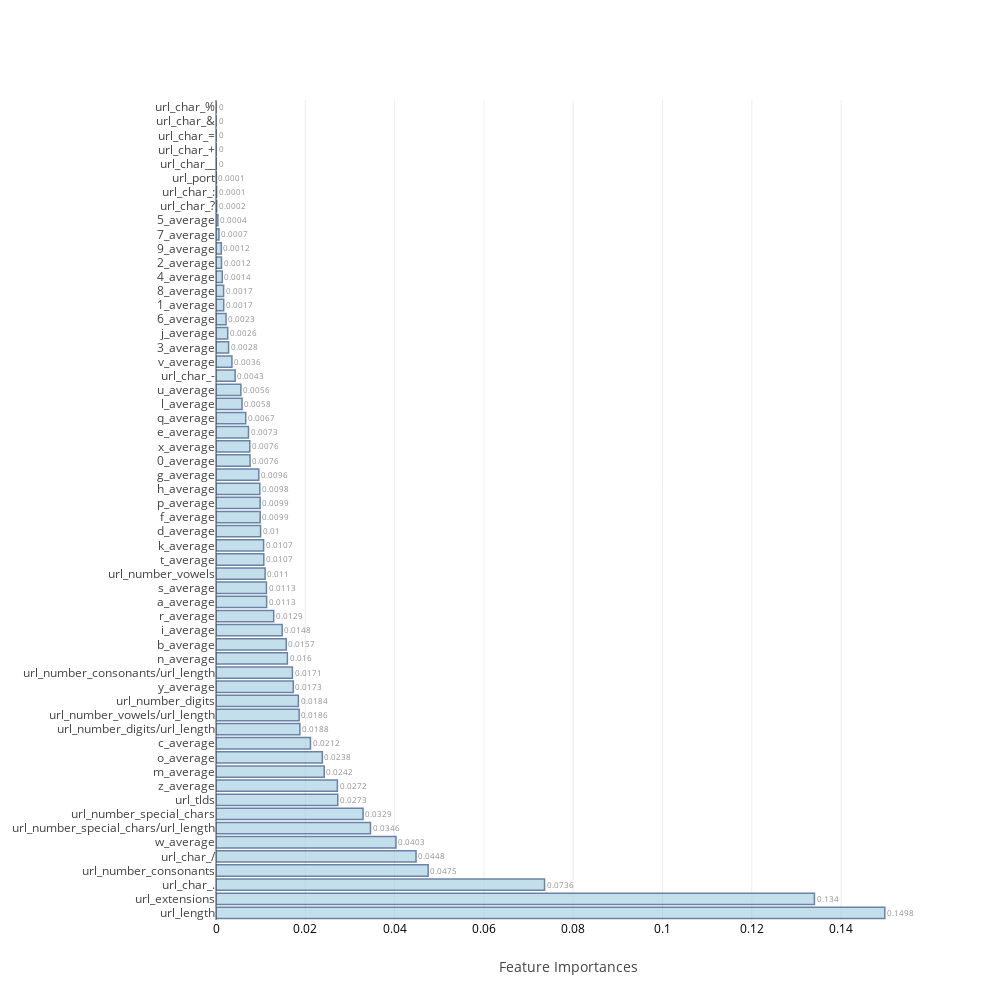

The code cell stored with this chart in its notebook:
### Markdown cell above
### <a id='1.B' style="text-decoration : none; color : #000000;"> B. Average Feature Importances</a>

### Code cell
feat_impt_plot(np.average(feat_imp,axis=0),columns)

### Figure 1 — Plotly figure (JSON) as saved in the notebook; plotly's stock layout.template omitted (floating-point values rounded to 4 significant figures)
{"data": [{"marker": {"color": "rgb(158,202,225)", "line": {"color": "rgb(8,48,107)", "width": 1.5}}, "opacity": 0.6, "orientation": "h", "text": [0.1498, 0.134, 0.0736, 0.0475, 0.0448, 0.0403, 0.0346, 0.0329, 0.0273, 0.0272, 0.0242, 0.0238, 0.0212, 0.0188, 0.0186, 0.0184, 0.0173, 0.0171, 0.016, 0.0157, 0.0148, 0.0129, 0.0113, 0.0113, 0.011, 0.0107, 0.0107, 0.01, 0.0099, 0.0099, 0.0098, 0.0096, 0.0076, 0.0076, 0.0073, 0.0067, 0.0058, 0.0056, 0.0043, 0.0036, 0.0028, 0.0026, 0.0023, 0.0017, 0.0017, 0.0014, 0.0012, 0.0012, 0.0007, 0.0004, 0.0002, 0.0001, 0.0001, 0, 0, 0, 0, 0], "textposition": "outside", "type": "bar", "uid": "b3972cb1-b872-4d3f-bac2-cf9367ad4d47", "x": [0.1498, 0.134, 0.07358, 0.04751, 0.0448, 0.04031, 0.0346, 0.03294, 0.02727, 0.02718, 0.02424, 0.02381, 0.02116, 0.01878, 0.01862, 0.01845, 0.01732, 0.01712, 0.01599, 0.01574, 0.01482, 0.01292, 0.01134, 0.01129, 0.011, 0.01071, 0.01066, 0.009985, 0.009895, 0.009882, 0.00981, 0.009582, 0.007628, 0.007566, 0.007276, 0.006658, 0.005834, 0.005575, 0.004299, 0.003568, 0.002817, 0.002623, 0.002251, 0.001727, 0.001702, 0.001407, 0.00123, 0.001191, 0.0006567, 0.0004261, 0.0001536, 0.0001393, 7.85e-05, 4.889e-05, 2.26e-05, 2.194e-05, 0, 0], "y": ["url_length", "url_extensions", "url_char_.", "url_number_consonants", "url_char_/", "w_average", "url_number_special_chars/url_length", "url_number_special_chars", "url_tlds", "z_average", "m_average", "o_average", "c_average", "url_number_digits/url_length", "url_number_vowels/url_length", "url_number_digits", "y_average", "url_number_consonants/url_length", "n_average", "b_average", "i_average", "r_average", "a_average", "s_average", "url_number_vowels", "t_average", "k_average", "d_average", "f_average", "p_average", "h_average", "g_average", "0_average", "x_average", "e_average", "q_average", "l_average", "u_average", "url_char_-", "v_average", "3_average", "j_average", "6_average", "1_average", "8_average", "4_average", "2_average", "9_average", "7_average", "5_average", "url_char_?", "url_char_:", "url_port", "url_char__", "url_char_+", "url_char_=", "url_char_&", "url_char_%"]}], "layout": {"autosize": false, "height": 1000, "width": 1000, "xaxis": {"tickfont": {"color": "black", "size": 12}, "title": "Feature Importances"}, "yaxis": {"automargin": true}}}
